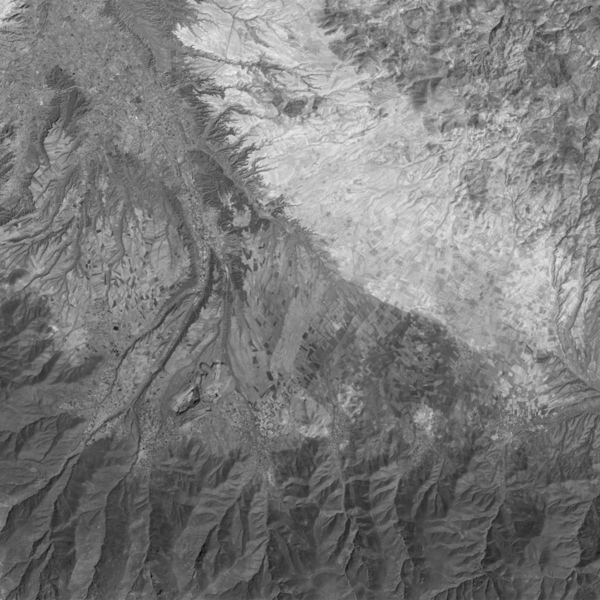
#> input picture 09051987.jpg, 1200 x 1200 px (shown at 1/2 size)
$ python PCAKmeans.py   (Python 2 division)   (older library calls are emulated)
#> lines starting #> are read from the running program, lines starting #| are printed output that depends on the picture; after the words box and inside, x2 and y2 are one past the last pixel; in counts of white or black regions, pixels touching at a corner belong together
import cv2
import numpy as np
from sklearn.cluster import KMeans
from sklearn.decomposition import PCA
from collections import Counter
from scipy.misc import imread, imresize, imsave

def find_vector_set(diff_image, new_size):

    i = 0
    j = 0
    vector_set = np.zeros(((new_size[0] * new_size[1]) / 25, 25))
    while i < vector_set.shape[0]:
        while j < new_size[0]:
            k = 0
            while k < new_size[1]:
                block   = diff_image[j:j+5, k:k+5]
                feature = block.ravel()
                vector_set[i, :] = feature
                k = k + 5
            j = j + 5
        i = i + 1

    print '\nvector_set shape', vector_set.shape

    mean_vec   = np.mean(vector_set, axis = 0)
    vector_set = vector_set - mean_vec

    return vector_set, mean_vec


def find_FVS(EVS, diff_image, mean_vec, new):

    i = 2
    feature_vector_set = []

    while i < new[0] - 2:
        j = 2
        while j < new[1] - 2:
            block = diff_image[i-2:i+3, j-2:j+3]
            feature = block.flatten()
            feature_vector_set.append(feature)
            j = j+1
        i = i+1

    FVS = np.dot(feature_vector_set, EVS)
    FVS = FVS - mean_vec
    print "\nfeature vector space size", FVS.shape
    return FVS

def clustering(FVS, components, new):

    kmeans = KMeans(components, verbose = 0)
    kmeans.fit(FVS)
    output = kmeans.predict(FVS)
    count  = Counter(output)

    least_index = min(count, key = count.get)
    change_map  = np.reshape(output,(new[0] - 4, new[1] - 4))

    return least_index, change_map


def find_PCAKmeans(imagepath1, imagepath2):

#> called with imagepath1 = '09051987.jpg', imagepath2 = '09122013.jpg'
    print 'Operating'

    image1 = imread(imagepath1)
#> image1 is the input picture: shape (1200, 1200); min 5, max 247, mean 122.8
    image2 = imread(imagepath2)
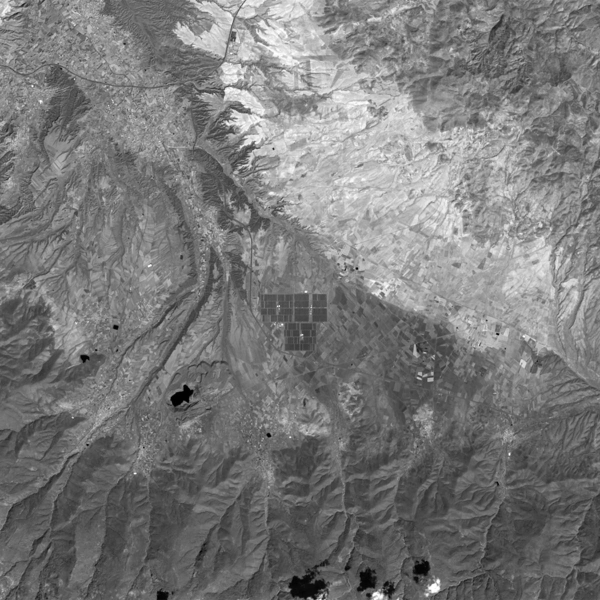
#> input picture 09122013.jpg, 1200 x 1200 px (shown at 1/2 size)
#> image2 is the input picture: shape (1200, 1200); min 0, max 255, mean 121.2

    new_size = np.asarray(image1.shape) / 5 * 5
#> new_size = [1200, 1200]
    image1 = imresize(image1, (new_size)).astype(np.int16)
    image2 = imresize(image2, (new_size)).astype(np.int16)

    diff_image = abs(image1 - image2)
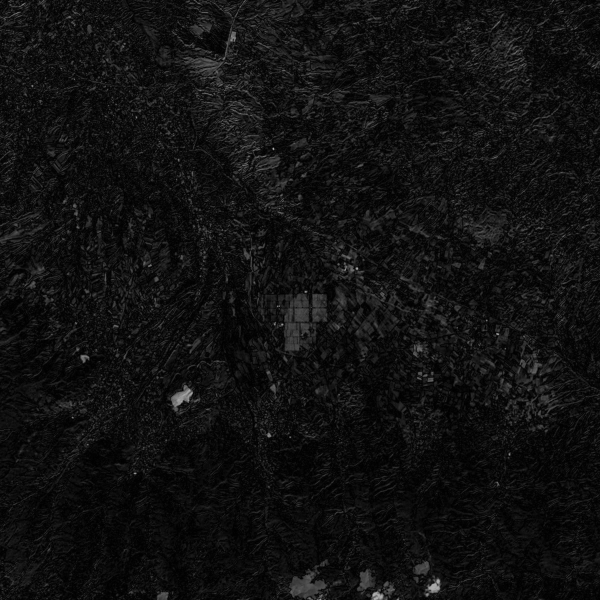
#> diff_image: shape (1200, 1200) int16 (shown at 1/2 size); min 0, max 194, mean 16.7
    imsave('diff.jpg', diff_image)
    print '\nBoth images resized to ',new_size
#| Both images resized to  [1200 1200]

    vector_set, mean_vec = find_vector_set(diff_image, new_size)
#> after the loop in find_vector_set, `while i < vector_set.shape[0]:`: i = 57600; j = 1200
#| vector_set shape (57600, 25)
#> in find_vector_set, `mean_vec   = np.mean(vector_set, axis = 0)`: mean_vec = 25 values, max 0.000122 at index 0, min 0 at index 7, mean 4.65e-05

    pca     = PCA()
    pca.fit(vector_set)
    EVS = pca.components_

    FVS     = find_FVS(EVS, diff_image, mean_vec, new_size)
#> after the loop in find_FVS, `while i < new[0] - 2:`: feature_vector_set = 1430416 items; i = 1198
#| feature vector space size (1430416, 25)
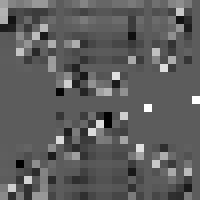
#> EVS: shape (25, 25) float64 (shown 8 times larger); min -0.571, max 1, mean 0.00981; drawn with min black and max white

    print '\ncomputing k means'

    components = 3
    least_index, change_map = clustering(FVS, components, new_size)
#> in clustering, `count  = Counter(output)`: count = {1: 445330, 0: 907587, 2: 77499}
#> in clustering, `least_index = min(count, key = count.get)`: least_index = 2
#> in clustering, `change_map  = np.reshape(output,(new[0] - 4, new[1] - 4))`:
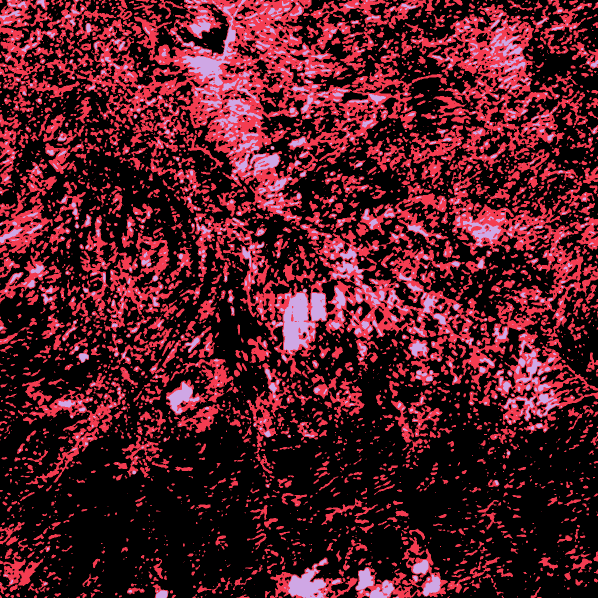
#> change_map: shape (1196, 1196) int32 (shown at 1/2 size); 3 distinct labels, from 0 to 2; one colour per label, 0 black
#> least_index = 2

    change_map[change_map == least_index] = 255
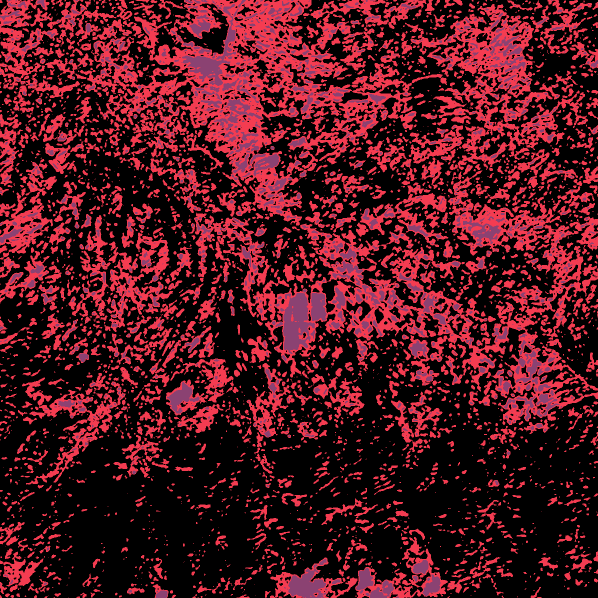
#> change_map: shape (1196, 1196) int32 (shown at 1/2 size); 3 distinct labels, from 0 to 255; one colour per label, 0 black
    change_map[change_map != 255] = 0
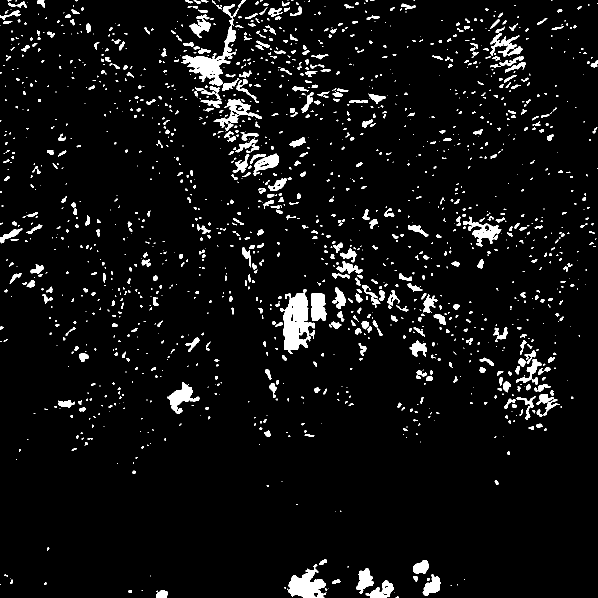
#> change_map: shape (1196, 1196) int32 (shown at 1/2 size); 5.4% white; 1662 white regions (984 under 20 px), largest, box (x1, y1, x2, y2) and area: (566, 586, 630, 708) 4681, (364, 8, 472, 172) 3870, (576, 1129, 652, 1196) 2765

    change_map = change_map.astype(np.uint8)
    kernel     = np.asarray(((0,0,1,0,0),
                             (0,1,1,1,0),
                             (1,1,1,1,1),
                             (0,1,1,1,0),
                             (0,0,1,0,0)), dtype=np.uint8)
    cleanChangeMap = cv2.erode(change_map,kernel)
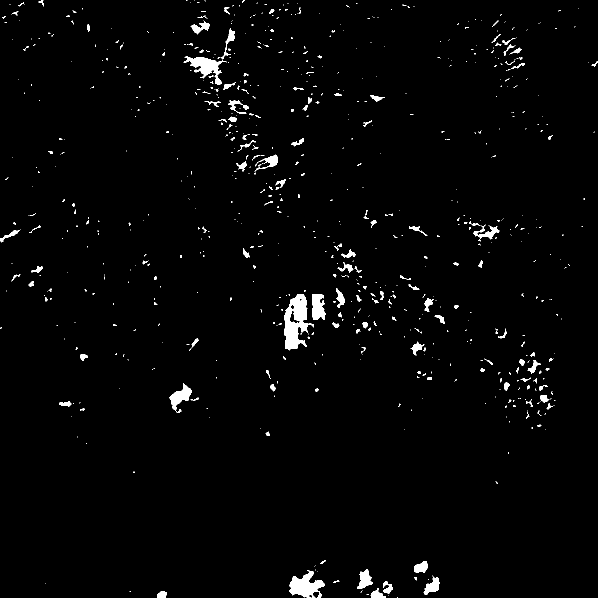
#> cleanChangeMap: shape (1196, 1196) (shown at 1/2 size); 1.9% white; 745 white regions (577 under 20 px), largest, box (x1, y1, x2, y2) and area: (568, 588, 628, 701) 3536, (578, 1140, 650, 1196) 2138, (367, 113, 454, 170) 1754
    imsave("changemap.jpg", change_map)
    imsave("cleanchangemap.jpg", cleanChangeMap)


if __name__ == "__main__":
    a = '09051987.jpg'
    b = '09122013.jpg'
    find_PCAKmeans(a,b)
